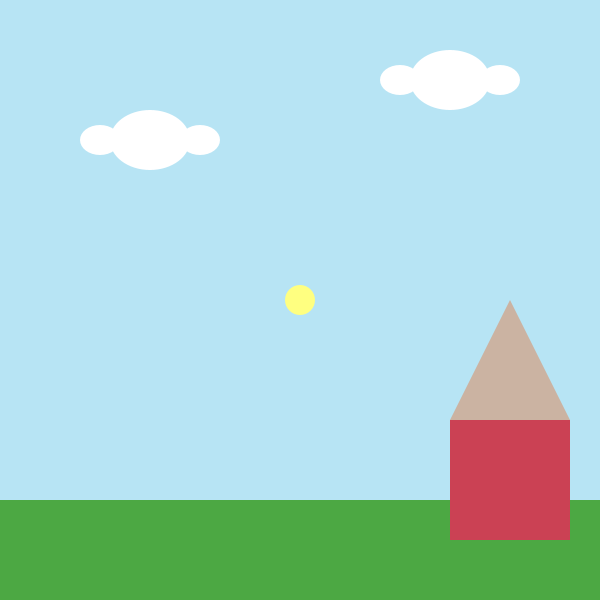
Frame 1 (no input)
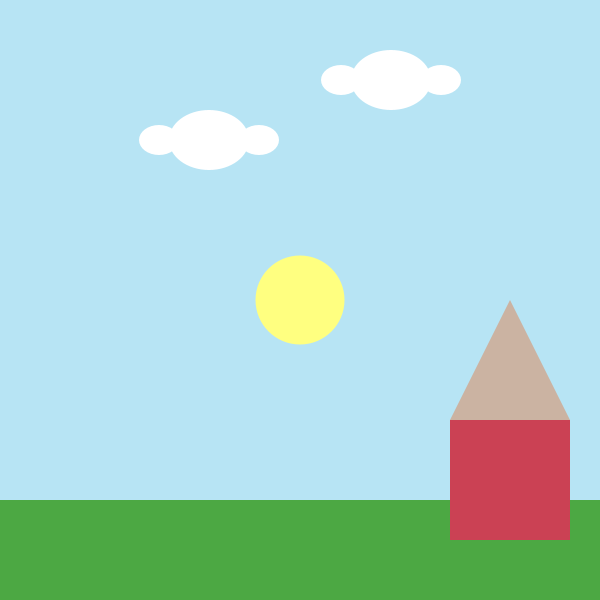
Frame 60 (the mouse pressed at the canvas centre just before this capture)
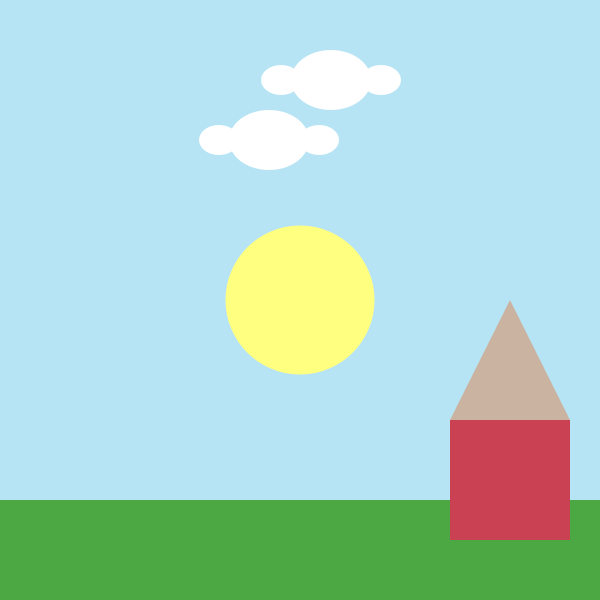
Frame 120 (the mouse held since frame 60 and released just before this capture)

The Processing sketch that drew these frames (run headless with seeded random() and noise(); from frame 60 on, the mouse is pressed at the canvas centre):

// Processing sketch: El_sol_que_explota
// ── El_sol_que_explota.pde
//Variables
int x = 300;
int y = 300;
int ancho = 30;
int alto = 30;
int xPositionNubeIz = 100;
int xPositionNubeDe = 400;
int velNubeDe = 1;
int velNubeIz = 1;
color c1 = color(255, 255, 128);
void setup()
{
  size(600, 600);
}

void draw()
{
  noStroke();
  // cielito azul
  background(183,228,244);
  // sol 
  fill(c1);
  ellipse(x,y,ancho,alto);
  
  // la tierra bloqueando la mitad del sol
  fill(76, 168, 67);
  rect(0, 500, 600, 100);
  
  // nubes 
  fill(255);
  ellipse(xPositionNubeIz, 140, 40, 30);
  ellipse(xPositionNubeIz +50, 140, 80, 60);
  ellipse(xPositionNubeIz +100, 140, 40, 30);
  
  ellipse(xPositionNubeDe, 80, 40, 30);
  ellipse(xPositionNubeDe + 50, 80, 80, 60);
  ellipse(xPositionNubeDe +100, 80, 40, 30);
  
  // casita
  fill(#CB4154);
  rect(450, 420, 120, 120);
  fill(#CBB3A2);
  triangle(450, 420, 510, 300, 570, 420);
  
  xPositionNubeIz += velNubeIz;
  xPositionNubeDe -= velNubeDe;
  
  if(xPositionNubeIz > 500 || xPositionNubeIz < 20) {
    velNubeIz = velNubeIz * -1;
  }
  if(xPositionNubeDe > 500 || xPositionNubeDe < 20) {
    velNubeDe = velNubeDe * -1;
  }
  if(ancho > 300 || alto > 300)
  {
    c1 = color(#FF4405);
  }
  
  ancho++;
  alto++;
}
